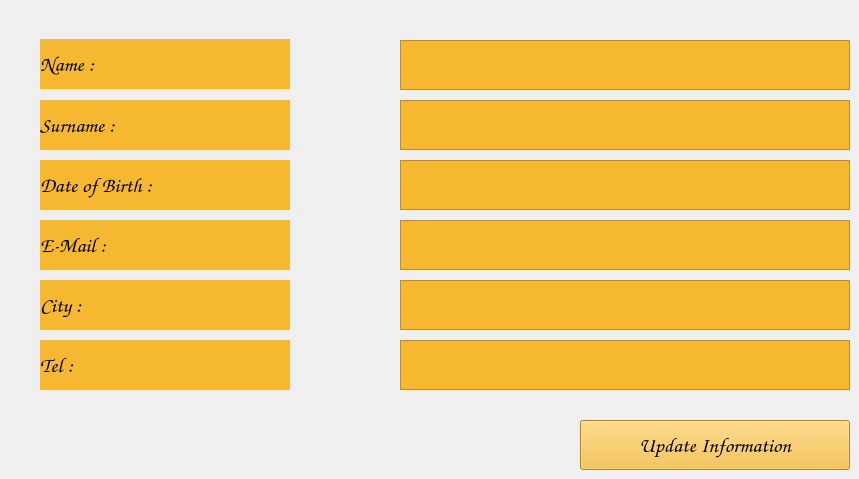
    <widget class="QWidget" name="teacher_profile">
     <property name="font">
      <font>
       <pointsize>17</pointsize>
      </font>
     </property>
     <attribute name="title">
      <string>Profile</string>
     </attribute>
     <widget class="QLabel" name="label_profile_name">
      <property name="geometry">
       <rect>
        <x>40</x>
        <y>39</y>
        <width>250</width>
        <height>50</height>
       </rect>
      </property>
      <property name="minimumSize">
       <size>
        <width>250</width>
        <height>50</height>
       </size>
      </property>
      <property name="maximumSize">
       <size>
        <width>250</width>
        <height>50</height>
       </size>
      </property>
      <property name="font">
       <font>
        <family>Comic Sans MS</family>
        <pointsize>16</pointsize>
        <weight>75</weight>
        <bold>true</bold>
       </font>
      </property>
      <property name="styleSheet">
       <string notr="true">color: rgb(0, 0, 0);
background-color: rgb(246, 184, 49);</string>
      </property>
      <property name="text">
       <string>Name :</string>
      </property>
     </widget>
     <widget class="QLabel" name="label_profile_surname">
      <property name="geometry">
       <rect>
        <x>40</x>
        <y>100</y>
        <width>250</width>
        <height>50</height>
       </rect>
      </property>
      <property name="minimumSize">
       <size>
        <width>250</width>
        <height>50</height>
       </size>
      </property>
      <property name="maximumSize">
       <size>
        <width>250</width>
        <height>50</height>
       </size>
      </property>
      <property name="font">
       <font>
        <family>Comic Sans MS</family>
        <pointsize>16</pointsize>
        <weight>75</weight>
        <bold>true</bold>
       </font>
      </property>
      <property name="styleSheet">
       <string notr="true">background-color: rgb(246, 184, 49);
color: rgb(0, 0, 0);</string>
      </property>
      <property name="text">
       <string>Surname :</string>
      </property>
     </widget>
     <widget class="QLabel" name="label_profile_birth">
      <property name="geometry">
       <rect>
        <x>40</x>
        <y>160</y>
        <width>250</width>
        <height>50</height>
       </rect>
      </property>
      <property name="minimumSize">
       <size>
        <width>250</width>
        <height>50</height>
       </size>
      </property>
      <property name="maximumSize">
       <size>
        <width>250</width>
        <height>250</height>
       </size>
      </property>
      <property name="font">
       <font>
        <family>Comic Sans MS</family>
        <pointsize>16</pointsize>
        <weight>75</weight>
        <bold>true</bold>
       </font>
      </property>
      <property name="styleSheet">
       <string notr="true">background-color: rgb(246, 184, 49);
color: rgb(0, 0, 0);</string>
      </property>
      <property name="text">
       <string>Date of Birth :</string>
      </property>
     </widget>
     <widget class="QLabel" name="label_profile_mail">
      <property name="geometry">
       <rect>
        <x>40</x>
        <y>220</y>
        <width>250</width>
        <height>50</height>
       </rect>
      </property>
      <property name="minimumSize">
       <size>
        <width>250</width>
        <height>50</height>
       </size>
      </property>
      <property name="maximumSize">
       <size>
        <width>250</width>
        <height>50</height>
       </size>
      </property>
      <property name="font">
       <font>
        <family>Comic Sans MS</family>
        <pointsize>16</pointsize>
        <weight>75</weight>
        <bold>true</bold>
       </font>
      </property>
      <property name="styleSheet">
       <string notr="true">background-color: rgb(246, 184, 49);
color: rgb(0, 0, 0);</string>
      </property>
      <property name="text">
       <string>E-Mail :</string>
      </property>
     </widget>
     <widget class="QLabel" name="label_profile_city">
      <property name="geometry">
       <rect>
        <x>40</x>
        <y>280</y>
        <width>250</width>
        <height>50</height>
       </rect>
      </property>
      <property name="minimumSize">
       <size>
        <width>250</width>
        <height>50</height>
       </size>
      </property>
      <property name="maximumSize">
       <size>
        <width>250</width>
        <height>50</height>
       </size>
      </property>
      <property name="font">
       <font>
        <family>Comic Sans MS</family>
        <pointsize>16</pointsize>
        <weight>75</weight>
        <bold>true</bold>
       </font>
      </property>
      <property name="styleSheet">
       <string notr="true">background-color: rgb(246, 184, 49);
color: rgb(0, 0, 0);</string>
      </property>
      <property name="text">
       <string>City :</string>
      </property>
     </widget>
     <widget class="QLabel" name="label_profile_tel">
      <property name="geometry">
       <rect>
        <x>40</x>
        <y>340</y>
        <width>250</width>
        <height>50</height>
       </rect>
      </property>
      <property name="minimumSize">
       <size>
        <width>250</width>
        <height>50</height>
       </size>
      </property>
      <property name="maximumSize">
       <size>
        <width>250</width>
        <height>50</height>
       </size>
      </property>
      <property name="font">
       <font>
        <family>Comic Sans MS</family>
        <pointsize>16</pointsize>
        <weight>75</weight>
        <bold>true</bold>
       </font>
      </property>
      <property name="styleSheet">
       <string notr="true">background-color: rgb(246, 184, 49);
color: rgb(0, 0, 0);</string>
      </property>
      <property name="text">
       <string>Tel :</string>
      </property>
     </widget>
     <widget class="QTextEdit" name="teacher_profil_name_edit">
      <property name="geometry">
       <rect>
        <x>400</x>
        <y>40</y>
        <width>450</width>
        <height>50</height>
       </rect>
      </property>
      <property name="minimumSize">
       <size>
        <width>450</width>
        <height>50</height>
       </size>
      </property>
      <property name="maximumSize">
       <size>
        <width>450</width>
        <height>50</height>
       </size>
      </property>
      <property name="font">
       <font>
        <pointsize>16</pointsize>
       </font>
      </property>
      <property name="styleSheet">
       <string notr="true">background-color: rgb(246, 184, 49);
color: rgb(0, 0, 0);</string>
      </property>
      <property name="readOnly">
       <bool>true</bool>
      </property>
      <property name="overwriteMode">
       <bool>false</bool>
      </property>
     </widget>
     <widget class="QTextEdit" name="teahcer_profil_surname_edit">
      <property name="geometry">
       <rect>
        <x>400</x>
        <y>100</y>
        <width>450</width>
        <height>50</height>
       </rect>
      </property>
      <property name="minimumSize">
       <size>
        <width>450</width>
        <height>50</height>
       </size>
      </property>
      <property name="maximumSize">
       <size>
        <width>450</width>
        <height>50</height>
       </size>
      </property>
      <property name="font">
       <font>
        <pointsize>16</pointsize>
       </font>
      </property>
      <property name="styleSheet">
       <string notr="true">background-color: rgb(246, 184, 49);
color: rgb(0, 0, 0);</string>
      </property>
      <property name="readOnly">
       <bool>true</bool>
      </property>
      <property name="overwriteMode">
       <bool>false</bool>
      </property>
     </widget>
     <widget class="QTextEdit" name="teacher_profil_birth_edit">
      <property name="geometry">
       <rect>
        <x>400</x>
        <y>160</y>
        <width>450</width>
        <height>50</height>
       </rect>
      </property>
      <property name="minimumSize">
       <size>
        <width>450</width>
        <height>50</height>
       </size>
      </property>
      <property name="maximumSize">
       <size>
        <width>450</width>
        <height>50</height>
       </size>
      </property>
      <property name="font">
       <font>
        <pointsize>16</pointsize>
       </font>
      </property>
      <property name="styleSheet">
       <string notr="true">background-color: rgb(246, 184, 49);
color: rgb(0, 0, 0);</string>
      </property>
      <property name="readOnly">
       <bool>true</bool>
      </property>
      <property name="overwriteMode">
       <bool>false</bool>
      </property>
     </widget>
     <widget class="QTextEdit" name="teacher_profil_mail_edit">
      <property name="geometry">
       <rect>
        <x>400</x>
        <y>220</y>
        <width>450</width>
        <height>50</height>
       </rect>
      </property>
      <property name="minimumSize">
       <size>
        <width>450</width>
        <height>50</height>
       </size>
      </property>
      <property name="maximumSize">
       <size>
        <width>450</width>
        <height>50</height>
       </size>
      </property>
      <property name="font">
       <font>
        <pointsize>16</pointsize>
       </font>
      </property>
      <property name="styleSheet">
       <string notr="true">background-color: rgb(246, 184, 49);
color: rgb(0, 0, 0);</string>
      </property>
      <property name="readOnly">
       <bool>true</bool>
      </property>
      <property name="overwriteMode">
       <bool>false</bool>
      </property>
     </widget>
     <widget class="QTextEdit" name="teacher_profil_city_edit">
      <property name="geometry">
       <rect>
        <x>400</x>
        <y>280</y>
        <width>450</width>
        <height>50</height>
       </rect>
      </property>
      <property name="minimumSize">
       <size>
        <width>450</width>
        <height>50</height>
       </size>
      </property>
      <property name="maximumSize">
       <size>
        <width>450</width>
        <height>50</height>
       </size>
      </property>
      <property name="font">
       <font>
        <pointsize>16</pointsize>
       </font>
      </property>
      <property name="styleSheet">
       <string notr="true">background-color: rgb(246, 184, 49);
color: rgb(0, 0, 0);</string>
      </property>
      <property name="readOnly">
       <bool>false</bool>
      </property>
      <property name="overwriteMode">
       <bool>false</bool>
      </property>
     </widget>
     <widget class="QTextEdit" name="teacher_profil_tel_edit">
      <property name="geometry">
       <rect>
        <x>400</x>
        <y>340</y>
        <width>450</width>
        <height>50</height>
       </rect>
      </property>
      <property name="minimumSize">
       <size>
        <width>450</width>
        <height>50</height>
       </size>
      </property>
      <property name="maximumSize">
       <size>
        <width>450</width>
        <height>50</height>
       </size>
      </property>
      <property name="font">
       <font>
        <pointsize>16</pointsize>
       </font>
      </property>
      <property name="styleSheet">
       <string notr="true">background-color: rgb(246, 184, 49);
color: rgb(0, 0, 0);</string>
      </property>
      <property name="readOnly">
       <bool>false</bool>
      </property>
      <property name="overwriteMode">
       <bool>false</bool>
      </property>
     </widget>
     <widget class="QPushButton" name="update_information_button">
      <property name="geometry">
       <rect>
        <x>580</x>
        <y>420</y>
        <width>270</width>
        <height>50</height>
       </rect>
      </property>
      <property name="minimumSize">
       <size>
        <width>270</width>
        <height>50</height>
       </size>
      </property>
      <property name="maximumSize">
       <size>
        <width>270</width>
        <height>50</height>
       </size>
      </property>
      <property name="font">
       <font>
        <family>Comic Sans MS</family>
        <pointsize>16</pointsize>
       </font>
      </property>
      <property name="styleSheet">
       <string notr="true">background-color: rgb(246, 184, 49);
color: rgb(0, 0, 0);</string>
      </property>
      <property name="text">
       <string>Update Information</string>
      </property>
     </widget>
    </widget>
